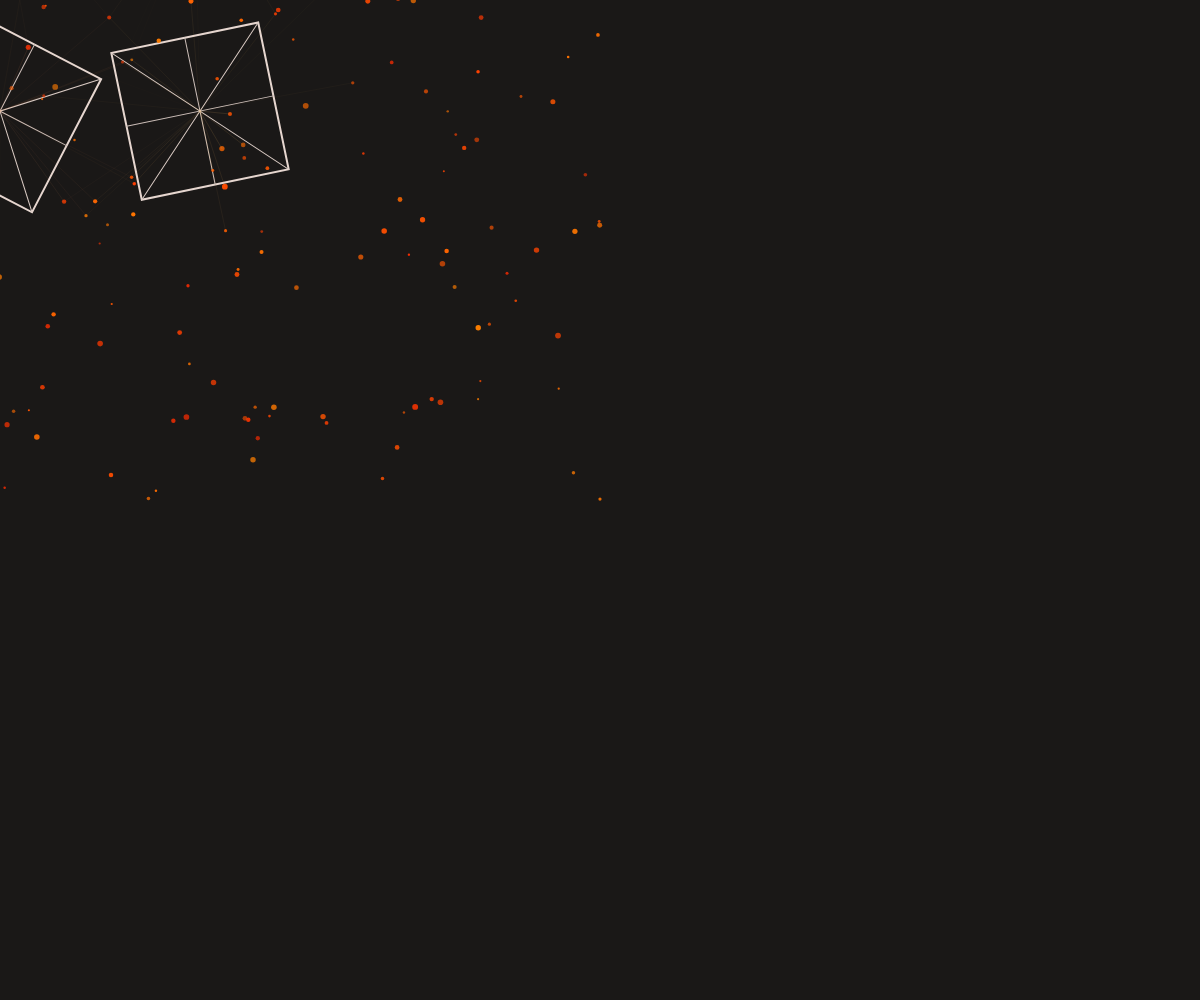
Frame 1 (no input)
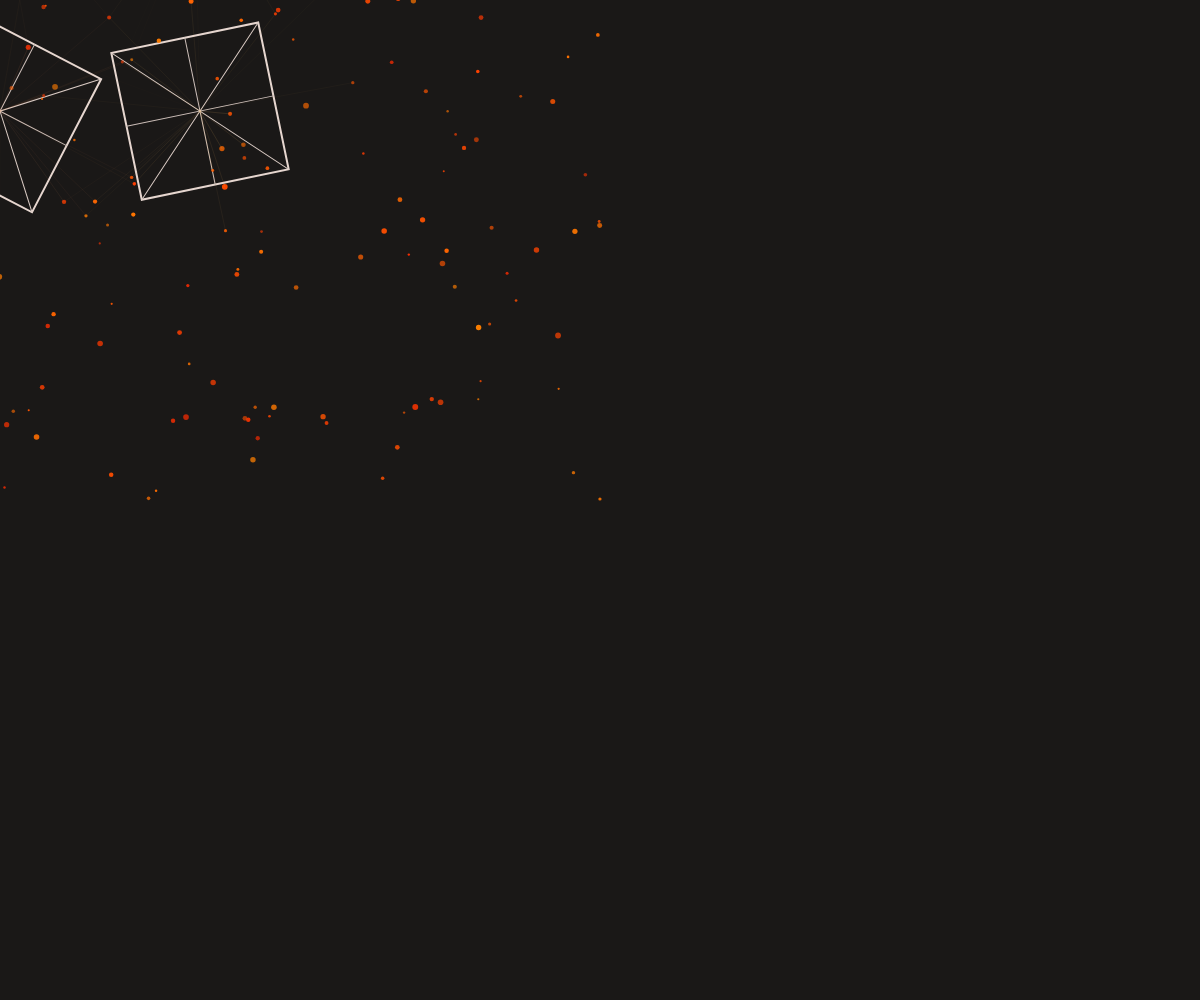
Frame 60 (no input)
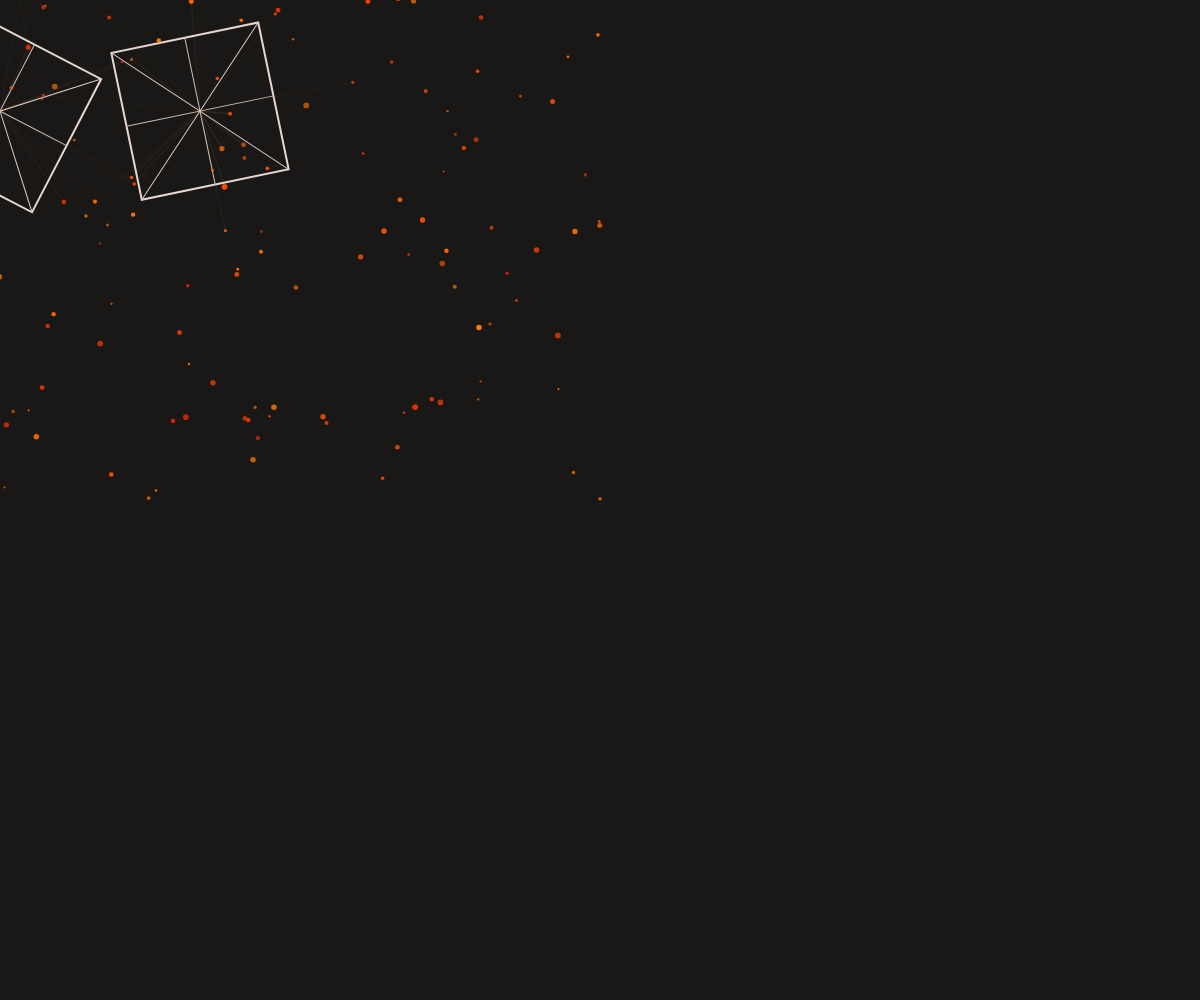
Frame 120 (the mouse pressed at the canvas centre since frame 60)

The p5.js sketch that drew these frames (run headless with seeded random() and noise() and a simulated clock; from frame 60 on, the mouse is pressed at the canvas centre):

// p5.js sketch
// ── sketch.js
let panels = [];
let liquidParticles = [];
const panelCount = 12;
const particleCount = 500;
let time = 0;

function setup() {
  createCanvas(windowWidth, windowHeight);
  colorMode(HSB, 360, 100, 100, 1);

  // Create wall panels
  for (let i = 0; i < panelCount; i++) {
    const x = map(i % 4, 0, 4, -width/3, width/3);
    const y = map(floor(i / 4), 0, 3, -height/3, height/3);
    panels.push({
      x: x,
      y: y,
      size: 150,
      rotation: random(TWO_PI),
      hue: random(20, 40) // Warm tones for plaster
    });
  }

  // Create liquid particles
  for (let i = 0; i < particleCount; i++) {
    liquidParticles.push({
      x: random(-width/2, width/2),
      y: random(-height/2, height/2),
      size: random(2, 6),
      speed: random(0.005, 0.015),
      hue: random(10, 30), // Warm orange-red
      alpha: random(0.6, 1.0),
      offset: random(TWO_PI)
    });
  }
}

function draw() {
  background(20, 10, 10); // Deep dark base
  time += 0.01;

  // Draw wall panels (orthogonal geometry)
  for (let panel of panels) {
    push();
    translate(panel.x, panel.y);
    rotate(panel.rotation);
    
    // Panel frame
    stroke(20, 10, 90); // Dark plaster outline
    strokeWeight(2);
    noFill();
    rectMode(CENTER);
    rect(0, 0, panel.size, panel.size);
    
    // Panel interior grid lines
    stroke(20, 10, 80);
    strokeWeight(1);
    line(-panel.size/2, 0, panel.size/2, 0);
    line(0, -panel.size/2, 0, panel.size/2);
    
    // Panel intersections (Bauhaus style)
    stroke(20, 10, 85);
    strokeWeight(1);
    const half = panel.size / 2;
    line(-half, -half, half, half);
    line(half, -half, -half, half);
    
    pop();
  }

  // Draw liquid particles as points
  noStroke();
  for (let particle of liquidParticles) {
    // Animate position with noise and time
    const nx = noise(particle.x * 0.01, particle.y * 0.01, time * 0.5) * 2 - 1;
    const ny = noise(particle.y * 0.01, time * 0.5) * 2 - 1;

    particle.x += nx * particle.speed;
    particle.y += ny * particle.speed;

    // Wrap around edges
    if (particle.x > width/2 + 100) particle.x = -width/2 - 100;
    if (particle.x < -width/2 - 100) particle.x = width/2 + 100;
    if (particle.y > height/2 + 100) particle.y = -height/2 - 100;
    if (particle.y < -height/2 - 100) particle.y = height/2 + 100;

    // Set color and draw
    fill(particle.hue, 100, 100, particle.alpha);
    ellipse(particle.x, particle.y, particle.size);
  }

  // Connect particles to panels with soft lines (batched)
  strokeWeight(0.5);
  beginShape(LINES);
  let connections = 0;
  for (let particle of liquidParticles) {
    if (connections > 300) break; // Cap connections per frame
    for (let panel of panels) {
      const d = dist(particle.x, particle.y, panel.x, panel.y);
      
      if (d < 200) {
        const alpha = map(d, 0, 200, 0.3, 0);
        
        stroke(panel.hue, 60, 100, alpha);
        vertex(particle.x, particle.y);
        vertex(panel.x, panel.y);
        connections++;
      }
    }
  }
  endShape();
}

function windowResized() {
  resizeCanvas(windowWidth, windowHeight);
}
